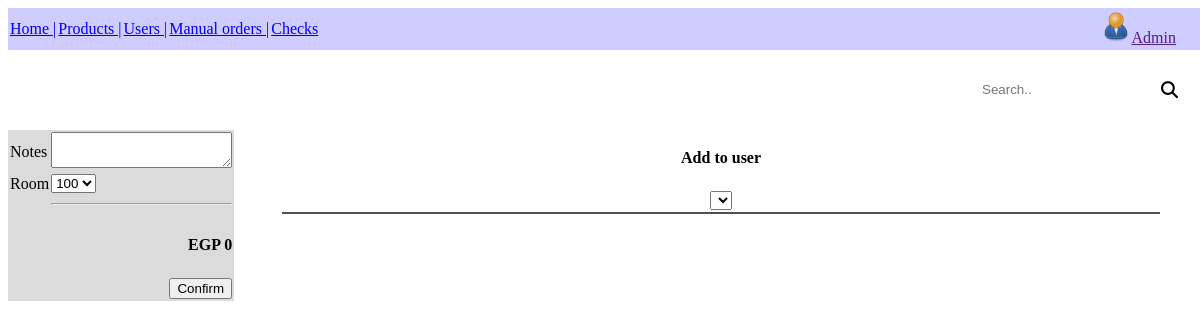
Page /createOrder.php on the earlier database version.
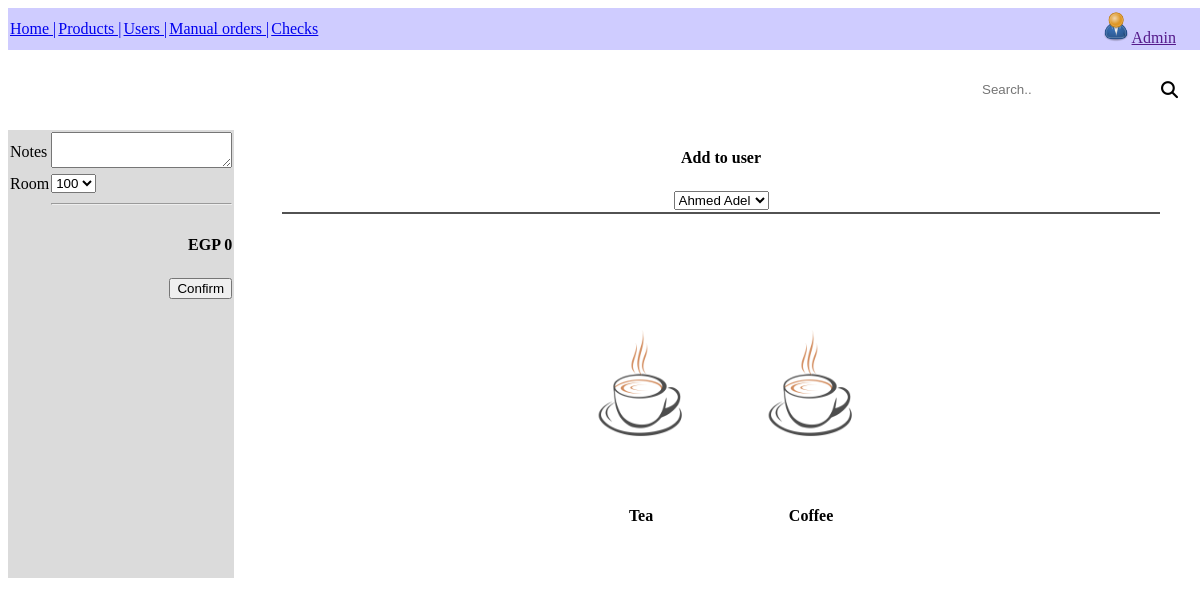
Same page on the later database version.
### tables this page shows
CREATE TABLE `products` (
  `id` int(255) NOT NULL,
  `name` varchar(255) NOT NULL,
  `price` int(255) NOT NULL,
  `picture` varchar(255) NOT NULL,
  `category_id` int(255) NOT NULL,
  `created_at` timestamp NOT NULL DEFAULT current_timestamp(),
  `updated_at` timestamp NULL DEFAULT NULL
);

### utils/DBConnection.php (called while the page is built, shortened)
<?php
class DBConnection
{
    private static $instance = null;
    private static $dsn = 'mysql:host=localhost;dbname=cafeteria';
    private static $username = 'root';
    private static $password = '';
    private function __construct()
    {
        try {
            self::$instance = new PDO(self::$dsn, self::$username, self::$password);
        } catch (PDOException $e) {
            echo 'MySql Connection Error: '.$e->getMessage();
        }
    }
    public static function getInstance()
    {
        return self::$instance;
    }
}

### Models/User.php (called while the page is built, shortened)
<?php
require_once ("utils/DBConnection.php");
class User {
    private static $db;
    function __construct() {
        self::$db = \database_connection\DBConnection::getInstance();
    }
    function All(){
        if(!empty(self::$db)){
            $stmt=self::$db->prepare("Select * FROM users");
            $stmt->execute();
            $rows = $stmt->fetchAll(PDO::FETCH_OBJ);
            return $rows;
        }
    }
}

### Models/Product.php (called while the page is built)
<?php
require_once ("utils/DBConnection.php");
class Product {
    private static $db;
    function __construct() {
        self::$db = \database_connection\DBConnection::getInstance();
    }
    function All(){
        $stmt=self::$db->prepare("Select * FROM products");
        $stmt->execute();
        $row = $stmt->fetchAll(PDO::FETCH_OBJ);
        return $row;
    }
}

### createOrder.php (the view, shortened to what this page needs)
<!DOCTYPE html>
<head>
    <link rel="stylesheet" href="fontawesome/css/all.min.css">
    <link rel="stylesheet" type="text/css" href="public/css/createOrder.css">
</head>
<body id="main_body">
    <?php
        require_once("Models/Product.php");
        require_once("Models/User.php");
        $product = new Product;
        $user = new User;
        $products = $product->All();
        $users = $user->All();
        $price = 0;
    ?>
    <div id="container">
        <div class="title">
            <div class="menu">
                <table class="nav">
                    <td> <a href="Home.php?">Home | </a></td>
                    <td> <a href="Products.php?">Products | </a></td>
                    <td> <a href="Users.php?">Users | </a></td>
                    <td> <a href="ManualOrders.php?">Manual orders | </a></td>
                    <td> <a href="Checks.php?">Checks </a></td>
                </table>
            </div>
            <div class="profilePic">
                <a href=""><img src="Assets/admin.png"/>Admin</a>
            </div>
        </div>
        <div id="bodyContainer">
            <div id="formContainer">
                <form id="form" class="addproduct" method="POST" action="">
                    <table class="notes" id="notes">
                        <tr>
                            <td> Notes </td>
                            <td> <textarea name="notes"></textarea> </td>
                        </tr>
                        <tr id="room">
                            <td> Room </td>
                            <td>
                                <select name="room" id="roomValues">
                                    <option value="100">100</option>
                                </select>
                            </td>
                        </tr>
                        <tr>
                            <td>
                            </td>
                            <td>
                                <hr>
                            </td>
                        </tr>
                        <tr id="productpicture">
                            <td></td>
                            <td id="price"><h4 id="totalPrice">EGP <? if(isset($price)){ echo $price; }else{ echo 0; } ?></h4></td>
                        </tr>
                        <tr class="buttons">
                            <td></td>
                            <td>
                                <input id="saveForm" class="button_text" type="submit" name="submit" value="Confirm" />
                            </td>
                        </tr>
                    </table>
            </div>
            <div id="allProductsContainer">
                <div id="search">
                    <input height="3" id="searchBar" type="text" placeholder="Search..">
                    <i class="fa fa-search"></i>
                </div>
                <div id="selectContainer">
                    <h4>Add to user</h4>
                        <table class="notes">
                            <tr>
                                <td>
                                    <select name="user" id="allUsers">
                                        <?php
                                            foreach($users as $user) {
                                        ?>
                                        <option value="<?php echo $user->id; ?>"><?php echo $user->name; ?></option>
                                        <?php
                                            }
                                        ?>
                                    </select>
                                </td>
                            </tr>
                        </table>
                    <div id="separator"></div>
                    <div class="products">
                        <?php
                            foreach($products as $product){
                        ?>
                        <div class="product selectProduct" data-id = "<? echo $product->id; ?>" data-name="<? echo $product->name; ?>" data-price="<? echo $product->price; ?>">
                            <img src="Assets/coffee.png"/>
                            <h4><?php echo $product->name; ?></h4>
                        </div>
                        <?php
                            }
                        ?>
                    </div>
                </div>
            </div>
        </div>
    </div>
</body>
</html>

### public/css/createOrder.css (style rules this page uses)
#main_body { display: flex; justify-content: space-between; height: 100%; width: 100%; }
#container { width: 100vw; height: 100vh; }
.nav { display: flex; justify-content: space-between; }
.profilePic { margin: auto; margin-right: 2rem; text-align: center; }
.profilePic a { justify-content: end; }
.profilePic img { height: 2rem; width: 2rem; }
#bodyContainer { display: flex; flex-direction: row; }
#formContainer { float: left; background-color: rgb(219, 219, 219); margin-top: 5rem; }
#price { float: right; }
#saveForm { float: right; }
.title { display: flex; flex-direction: row; background-color: rgba(191, 187, 255, 0.747); }
.nav { display: inline; }
.nav td { padding: 10px 0; }
.notes td { padding: 0; }
#allProductsContainer { width: 100vw; display: flex; flex-direction: column; }
#search { padding: 30px; font-size: 17px; align-items: flex-end; display: flex; align-items: center; justify-content: flex-end; }
#searchBar { height: 1rem; border: none; }
#selectContainer { display: flex; flex-direction: column; justify-content: center; align-items: center; }
#separator { border: 0.5px solid; border-color: rgb(82, 82, 82); width: 90%; }
.products { display: flex; flex-direction: row; padding: 2rem; flex-wrap: wrap; }
.product { display: flex; flex-direction: column; margin-left: 10px; margin-top: 3rem; }
.product img { height: 12rem; width: 10rem; margin: 0; padding: 0; }
.product h4 { text-align: center; }

Differences in the rows shown:
added products: name "Tea"
added products: name "Coffee"
Other differences:
form field user: (not shown) → "Ahmed Adel"
